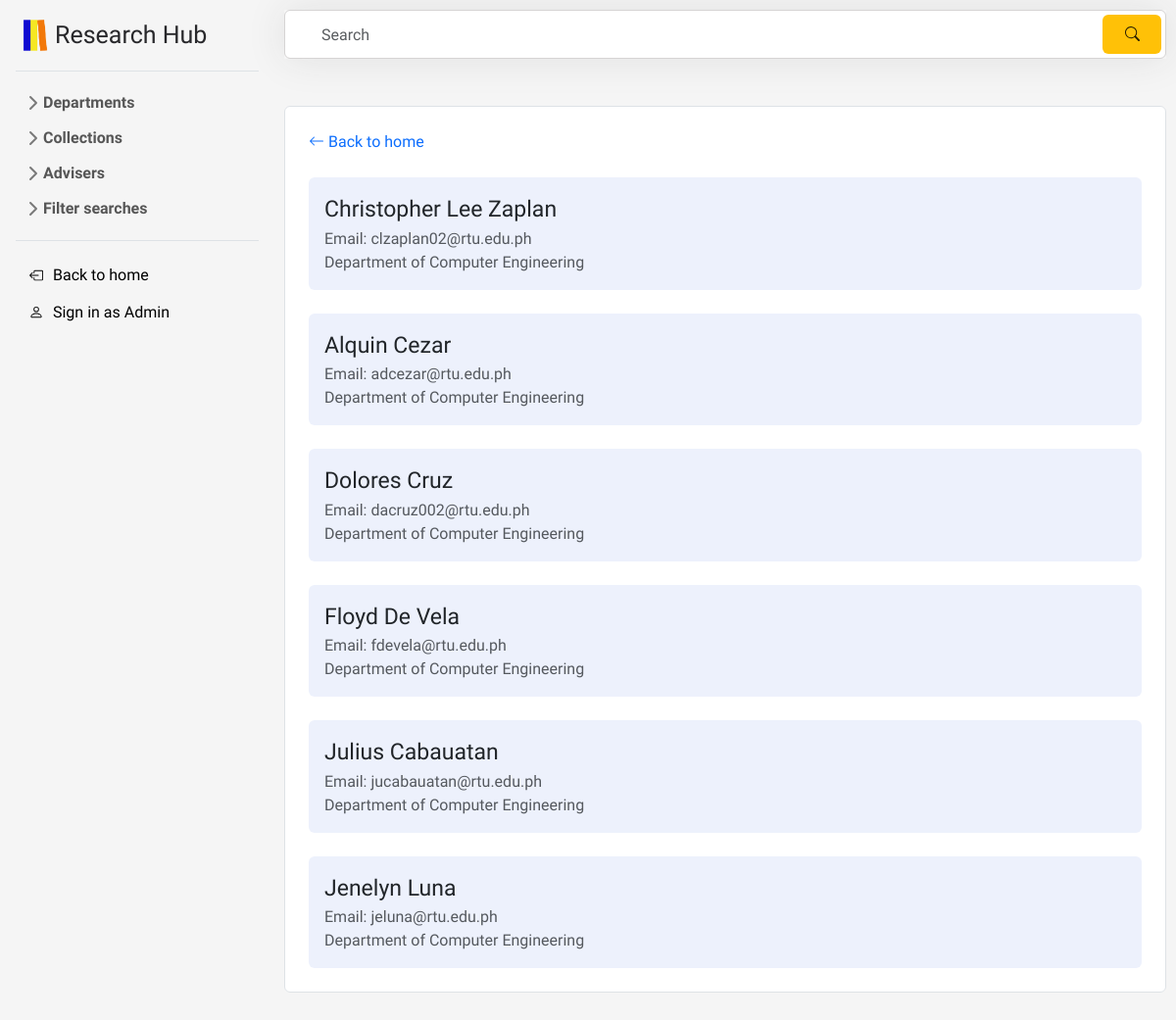
/f/user/advisers-cpe.php, run on the app's committed database.
### tables this page shows
CREATE TABLE `advisers` (
  `id` int(11) NOT NULL,
  `name` varchar(30) NOT NULL,
  `email` varchar(60) NOT NULL,
  `dept` varchar(30) NOT NULL
);

### f/user/advisers-cpe.php (the view, shortened to what this page needs)
<?php
include '../includes/header.php';
include '../user/sidebarUser.php';
echo "<link rel='stylesheet' type='text/css' href='../css/aDashStyle.css'>";
echo "<link rel='stylesheet' type='text/css' href='../css/scrollbar.css'>";
$advisersPerPage = 10;
try {
    if (isset($_GET['search'])) {
        $search = $_GET['search'];
        $stmt = $pdo->prepare("SELECT * FROM `advisers` WHERE name LIKE :search AND dept = 'Computer Engineering'");
        $stmt->bindValue(':search', "%$search%");
    } else {
        $stmt = $pdo->prepare("SELECT * FROM `advisers` WHERE dept = 'Computer Engineering'");
    }
    $stmt->execute();
    $advisers = $stmt->fetchAll(PDO::FETCH_ASSOC);
    $currentPage = isset($_GET['page']) ? $_GET['page'] : 1;
    $offset = ($currentPage - 1) * $advisersPerPage;
    $stmt = $pdo->prepare("SELECT * FROM `advisers` WHERE dept = 'Computer Engineering' LIMIT :offset, :perPage");
    $stmt->bindValue(':offset', $offset, PDO::PARAM_INT);
    $stmt->bindValue(':perPage', $advisersPerPage, PDO::PARAM_INT);
    $stmt->execute();
    $advisers = $stmt->fetchAll(PDO::FETCH_ASSOC);
} catch (PDOException $e) {
    $errMsg = "Error fetching advisers: " . $e->getMessage();
}
?>
<div id="content">
    <form class="search" method="get">
        <input type="text" class="form-control" placeholder="Search" name="search">
        <button class="btn btn-warning" type="submit">
            <svg xmlns="http://www.w3.org/2000/svg" width="15" height="15" fill="currentColor" class="bi bi-search" viewBox="0 0 16 16">
                <path d="M11.742 10.344a6.5 6.5 0 1 0-1.397 1.398h-.001q.044.06.098.115l3.85 3.85a1 1 0 0 0 1.415-1.414l-3.85-3.85a1 1 0 0 0-.115-.1zM12 6.5a5.5 5.5 0 1 1-11 0 5.5 5.5 0 0 1 11 0"/>
            </svg>
        </button>
    </form>
    <ul class="list-group mt-5 mb-5">
        <li class="list-group-item p-4">
            <div class="d-flex justify-content-between align-items-center">
                <a href="../user/results.php" class="text-decoration-none">
                    <svg xmlns="http://www.w3.org/2000/svg" width="16" height="16" fill="currentColor" class="bi bi-arrow-left" viewBox="0 0 16 16">
                        <path fill-rule="evenodd" d="M15 8a.5.5 0 0 0-.5-.5H2.707l3.147-3.146a.5.5 0 1 0-.708-.708l-4 4a.5.5 0 0 0 0 .708l4 4a.5.5 0 0 0 .708-.708L2.707 8.5H14.5A.5.5 0 0 0 15 8"/>
                    </svg> Back to home
                </a>
            </div>
            <?php foreach ($advisers as $adviser): ?>
                <ul style="list-style-type: none;" class="p-3 rounded ulInside mt-4">
                    <li class="list-group-item-title d-flex">
                        <a href="" class=" text-decoration-none text-dark" style="pointer-events: none;"><?php echo $adviser['name']; ?></a>
                    </li>
                    <li class="text-muted">Email: <?php echo $adviser['email']; ?></li>
                    <li class="text-muted">Department of <?php echo $adviser['dept']; ?> </li>
                </ul>
            <?php endforeach; ?>
        </li>
    </ul>
</div>

### f/css/aDashStyle.css (style rules this page uses)
body { min-height: 100vh; min-height: -webkit-fill-available; background-color: #F5F5F5; display: flex; margin: 0; overflow-y: auto; font-family: 'Nunito Sans', sans-serif; }
html { height: -webkit-fill-available; }
.bi { vertical-align: -.125em; pointer-events: none; fill: currentColor; }
#content { margin-left: 280px; flex-grow: 1; padding: 10px; }
.list-group-item-title { font-size: 23px; display: flex; justify-content: space-between; align-items: center; }
.ulInside { background-color: #EDF1FC; }
.search { position: relative; box-shadow: 0 0 40px rgba(51, 51, 51, .1); }
.search input { height: 50px; text-indent: 25px; border: 1px solid #d6d4d4; }
.search button { position: absolute; top: 5px; right: 5px; height: 40px; width: 60px; border: none; color: rgba(0, 0, 0, .85); }

### data on the page
advisers: name "Christopher Lee Zaplan", email "clzaplan02@rtu.edu.ph", dept "Computer Engineering"
advisers: name "Alquin Cezar", email "adcezar@rtu.edu.ph", dept "Computer Engineering"
advisers: name "Dolores Cruz", email "dacruz002@rtu.edu.ph", dept "Computer Engineering"
advisers: name "Floyd De Vela", email "fdevela@rtu.edu.ph", dept "Computer Engineering"
advisers: name "Julius Cabauatan", email "jucabauatan@rtu.edu.ph", dept "Computer Engineering"
advisers: name "Jenelyn Luna", email "jeluna@rtu.edu.ph", dept "Computer Engineering"
